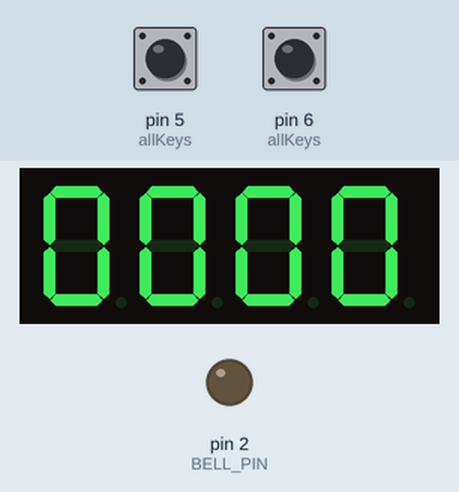
The sketch below on a simulated Arduino Uno, built with avr-gcc and run on an emulated ATmega328P. Parts: 4-digit seven-segment display, output pins drawn as LEDs (lit = HIGH). The inputs (shaded band) are chosen by the test bench; at power-on: pin 5 (allKeys) LOW, pin 6 (allKeys) LOW.

Above: at 1.2 s.
1.3 s: pin 5 (allKeys) pulled HIGH for 0.15 s
At 1.8 s:
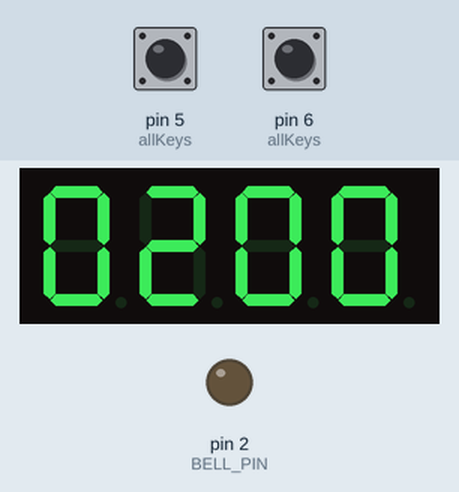
2.9 s: pin 6 (allKeys) pulled HIGH for 1 s
At 4.7 s:
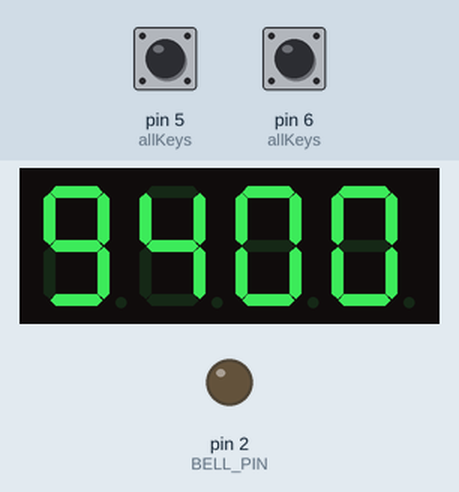
5.4 s: pin 5 (allKeys) pulled HIGH for 1 s
At 6.7 s:
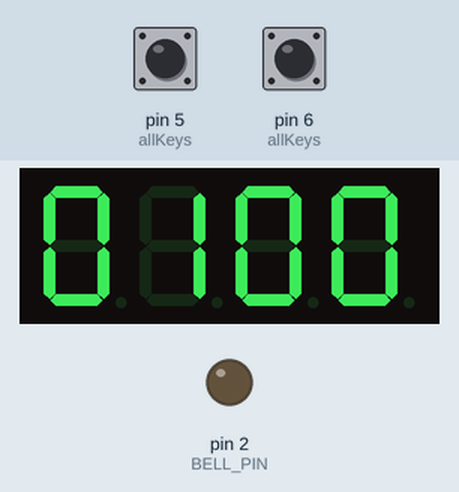
8.8 s: pin 6 (allKeys) pulled HIGH for 0.15 s
At 9.2 s:
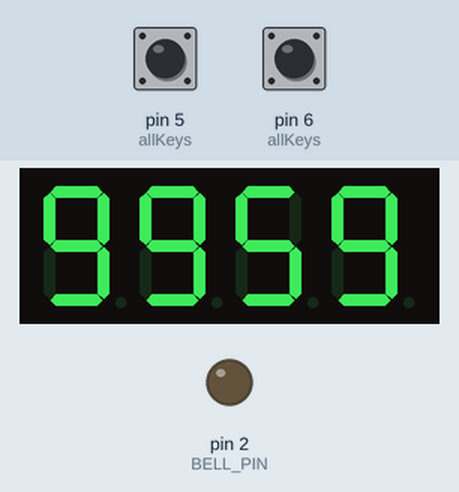
Timing chart, 0 to 11.8 s (numbered marks = the images above; inputs shaded):
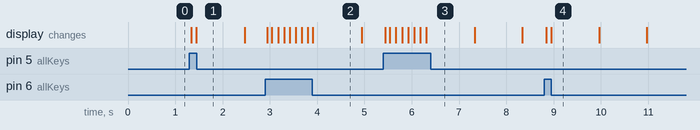

The sketch:

Timer.ino
```cpp
#include <TM1637Display.h>

// Module connection pins (Digital Pins)
#define CLK 4
#define DIO 3
#define ULONG_MAX 4294967295
TM1637Display display(CLK, DIO);

static const int BELL_PIN = 2;

typedef unsigned long Millis;
typedef unsigned long Seconds;

static const Millis DEBOUNCE_DELAY = 10;
static const Seconds MAXIMUM_SEC = 99*60 + 59;

typedef struct {
  Millis timeSinceLastPress;
  Millis delay;
} Tick;

Tick allTicks[] = {
  { 1000,      128},
  { 2000,       64},
  { ULONG_MAX,  32},
};

static const int allTickCount = sizeof(allTicks)/sizeof(Tick);

typedef int KeyEvent;
static const KeyEvent NOTHING_HAPPENED = 0;
static const KeyEvent JUST_PRESSED     = 1;

typedef int KeyState;
static const KeyState PRESSED  = HIGH;
static const KeyState RELEASED = LOW;

typedef struct {
  int pin;
  Seconds (*newRemaining)(Seconds);
  Millis lastDebounceTime;
  KeyState previousState;
  KeyState state;
  KeyEvent event;
  Millis lastTick;
  Millis lastPressTime;
} Key;

Seconds newRemainingUp(Seconds remainingSec) {
  Seconds newRemaining = remainingSec + 60 - remainingSec % 60;
  if (newRemaining > MAXIMUM_SEC) {
    return 0;
  } else {
    return newRemaining;
  }
}

Seconds newRemainingDown(Seconds remainingSec) {
  Seconds step = remainingSec % 60;
  step = ((step == 0) ? 60 : step);
  if (step > remainingSec) {
    return MAXIMUM_SEC;
  } else {
    return remainingSec - step;
  }
}

Key allKeys[] = {
  { 5, &newRemainingUp },
  { 6, &newRemainingDown },
};

static const int allKeyCount = sizeof(allKeys)/sizeof(Key);

Key *upKey = &allKeys[0];
Key *downKey = &allKeys[1];

Seconds previousSec;
Seconds remainingSec;
Millis startMillis;

Seconds getSec(Millis t) {
  return t / 1000;
}

void displayTime(Seconds sec) {
  display.showNumberDec(sec / 60, true, 2, 0);
  display.showNumberDec(sec % 60, true, 2, 2);
}

void resetTimer(Seconds remaining, Millis time) {
  startMillis = time;
  previousSec = 0;
  remainingSec = remaining;
  displayTime(remainingSec);
}

void updateTimer(Millis time, void (timesUpAction)()) {
  if (remainingSec > 0) {
    Seconds sec = getSec(time - startMillis);

    if (sec != previousSec) {
      remainingSec -= sec - previousSec;
      displayTime(remainingSec);
      previousSec = sec;

      if (remainingSec == 0) {
        timesUpAction();
      }
    }
  }
}

void updateKeyEvents(Millis time) {
  for(int i=0; i<allKeyCount; i++) {
    Key *key = &allKeys[i];
    key->event = NOTHING_HAPPENED;

    int reading = digitalRead(key->pin);

    if (reading != key->previousState) {
      key->lastDebounceTime = time;
    }

    if ((time - key->lastDebounceTime) > DEBOUNCE_DELAY) {
      if (reading != key->state) {
        if ((reading == PRESSED) && (key->state == RELEASED)) {
          key->event = JUST_PRESSED;
        }

        key->state = reading;
      }
    }

    key->previousState = reading;
  }
}

void initializeKeys() {
  for(int i=0; i<allKeyCount; i++) {
    allKeys[i].lastDebounceTime = 0;
    allKeys[i].previousState = RELEASED;
    allKeys[i].state = RELEASED;
    allKeys[i].event = NOTHING_HAPPENED;
    allKeys[i].lastTick = 0;
    pinMode(allKeys[i].pin, INPUT);
  }
}

Millis findTickDelay(Millis timeSinceLastPress) {
  for(int i=0; i<allTickCount; i++) {
    Tick *tick = &allTicks[i];
    if (timeSinceLastPress < tick->timeSinceLastPress) {
      return tick->delay;
    }
  }
}

void makeTick(Millis time, Seconds (*newRemaining)(Seconds)) {
  resetTimer(newRemaining(remainingSec), time);
}

boolean isPressed(Key *key) {
  return key->state == PRESSED;
}


void processKeyEvents(Millis time) {
  for(int i=0; i<allKeyCount; i++) {
    Key *key = &allKeys[i];
    if (key->event == JUST_PRESSED) {
      key->lastPressTime = time;
      key->lastTick = time;
      makeTick(time, key->newRemaining);
    } else {
      if (isPressed(key)) {
        Millis tickDelay = findTickDelay(time - key->lastPressTime);
        if (time - key->lastTick >= tickDelay) {
          key->lastTick = time;
          makeTick(time, key->newRemaining);
        }
      }
    }
  }
}

void strikeBell() {
  digitalWrite(BELL_PIN, HIGH);
  delay(100);
  digitalWrite(BELL_PIN, LOW);
}

void setup() {
  display.setBrightness(0x08);
  initializeKeys();
  resetTimer(0, millis());

  pinMode(BELL_PIN, OUTPUT);
  digitalWrite(BELL_PIN, LOW);
}

void loop() {
  Millis time = millis();
  updateKeyEvents(time);
  processKeyEvents(time);

  updateTimer(time, &strikeBell);
}
```

Measured:
- after the input at 1.3 s, the display: first changes at once (image 1 shows a later state)
- what the display in image 2 shows lasts 1.0 s, from 3.9 s to 4.9 s
